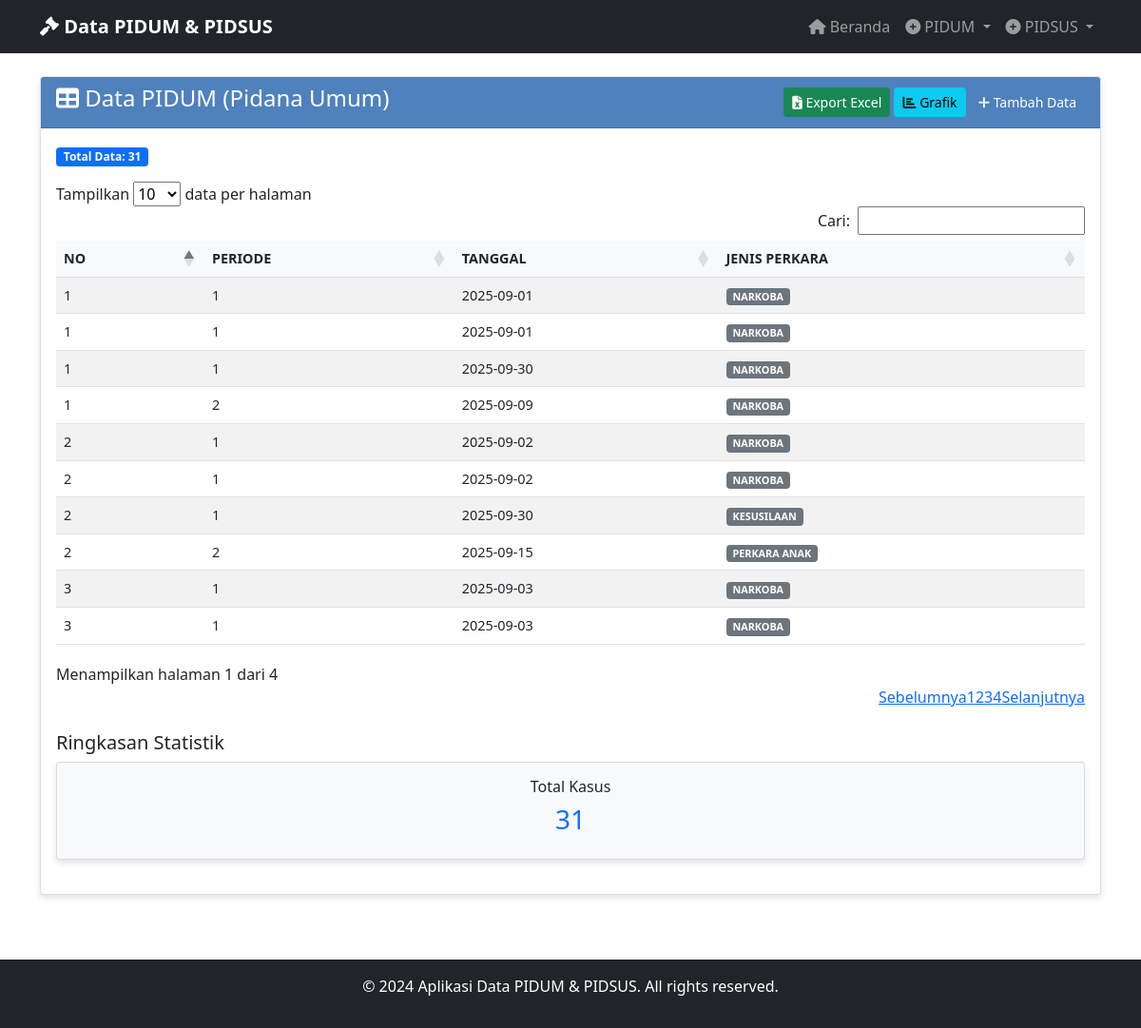
Screenshot of /view_pidum with the database file from the repository.
### tables this page shows
CREATE TABLE "pidum_data" (
                id INTEGER PRIMARY KEY AUTOINCREMENT,
                no TEXT NOT NULL,
                periode TEXT NOT NULL,
                tanggal TEXT NOT NULL,
                jenis_perkara TEXT NOT NULL,
                tahapan_penanganan TEXT NOT NULL,
                keterangan TEXT NOT NULL,
                created_at TIMESTAMP DEFAULT CURRENT_TIMESTAMP
            );

### app_with_db.py (the view)
@app.route('/view_pidum')
def view_pidum():
    data = get_pidum_data_for_export()
    return render_template('view_pidum.html', data=data)

### database.py (called while the page is built)
@contextmanager
def get_db_connection():
    conn = sqlite3.connect(DATABASE_PATH)
    conn.row_factory = sqlite3.Row
    try:
        yield conn
    finally:
        conn.close()

def get_all_pidum_data():
    with get_db_connection() as conn:
        cursor = conn.cursor()
        cursor.execute('SELECT * FROM pidum_data ORDER BY created_at DESC')
        rows = cursor.fetchall()
        return [dict(row) for row in rows]

def get_pidum_data_for_export():
    data = get_all_pidum_data()
    export_data = []
    for row in data:
        export_data.append({
            'NO': row['no'],
            'PERIODE': row['periode'],
            'TANGGAL': row['tanggal'],
            'JENIS PERKARA': row['jenis_perkara'],
            'TAHAPAN PENANGANAN': row['tahapan_penanganan'],
            'KETERANGAN': row['keterangan']
        })
    return export_data

### templates/view_pidum.html (shortened to what this page needs)
{% extends "base.html" %}
{% block content %}
<div class="row">
    <div class="col-md-12">
        <div class="card">
            <div class="card-header d-flex justify-content-between align-items-center">
                <h4><i class="fas fa-table"></i> Data PIDUM (Pidana Umum)</h4>
                <div>
                    <a href="{{ url_for('export_pidum_excel') }}" class="btn btn-success btn-sm">
                        <i class="fas fa-file-excel"></i> Export Excel
                    </a>
                    <a href="{{ url_for('pidum_charts') }}" class="btn btn-info btn-sm">
                        <i class="fas fa-chart-bar"></i> Grafik
                    </a>
                    <a href="{{ url_for('input_pidum') }}" class="btn btn-primary btn-sm">
                        <i class="fas fa-plus"></i> Tambah Data
                    </a>
                </div>
            </div>
            <div class="card-body">
                {% if data %}
                    <div class="mb-3">
                        <span class="badge bg-primary">Total Data: {{ data|length }}</span>
                    </div>
                    <div class="table-responsive">
                        <table class="table table-striped table-hover" id="pidumTable">
                            <thead>
                                <tr>
                                    <th>NO</th>
                                    <th>PERIODE</th>
                                    <th>TANGGAL</th>
                                    <th>JENIS PERKARA</th>
                                </tr>
                            </thead>
                            <tbody>
                                {% for item in data %}
                                <tr>
                                    <td>{{ item.NO }}</td>
                                    <td>{{ item.PERIODE }}</td>
                                    <td>{{ item.TANGGAL }}</td>
                                    <td>
                                        <span class="badge bg-secondary">{{ item['JENIS PERKARA'] }}</span>
                                    </td>
                                </tr>
                                {% endfor %}
                            </tbody>
                        </table>
                    </div>
                    <div class="row mt-4">
                        <div class="col-md-12">
                            <h5>Ringkasan Statistik</h5>
                            <div class="row">
                                <div class="col-md-12">
                                    <div class="card bg-light">
                                        <div class="card-body text-center">
                                            <h6>Total Kasus</h6>
                                            <h3 class="text-primary">{{ data|length }}</h3>
                                        </div>
                                    </div>
                                </div>
                            </div>
                        </div>
                    </div>
                {% endif %}
            </div>
        </div>
    </div>
</div>
{% block scripts %}
<link href="https://cdn.datatables.net/1.11.5/css/dataTables.bootstrap5.min.css" rel="stylesheet">
{% endblock %}
{% endblock %}

### templates/base.html (style rules this page uses)
.card { box-shadow: 0 4px 6px rgba(0, 0, 0, 0.1); margin-bottom: 20px; }
.card-header { background-color: #4F81BD; color: white; font-weight: bold; }
.btn-primary { background-color: #4F81BD; border-color: #4F81BD; }
.table { font-size: 0.9rem; }
.table th { background-color: #f8f9fa; font-weight: bold; }

### rows the page displays
pidum_data: NO "1", PERIODE "1", TANGGAL "2025-09-01", jenis_perkara "NARKOBA"
pidum_data: NO "2", PERIODE "1", TANGGAL "2025-09-02", jenis_perkara "NARKOBA"
pidum_data: NO "3", PERIODE "1", TANGGAL "2025-09-03", jenis_perkara "NARKOBA"
pidum_data: NO "1", PERIODE "1", TANGGAL "2025-09-01", jenis_perkara "NARKOBA"
pidum_data: NO "2", PERIODE "1", TANGGAL "2025-09-02", jenis_perkara "NARKOBA"
pidum_data: NO "3", PERIODE "1", TANGGAL "2025-09-03", jenis_perkara "NARKOBA"
pidum_data: NO "1", PERIODE "1", TANGGAL "2025-09-30", jenis_perkara "NARKOBA"
pidum_data: NO "2", PERIODE "1", TANGGAL "2025-09-30", jenis_perkara "KESUSILAAN"
pidum_data: NO "2", PERIODE "2", TANGGAL "2025-09-15", jenis_perkara "PERKARA ANAK"
pidum_data: NO "1", PERIODE "2", TANGGAL "2025-09-09", jenis_perkara "NARKOBA"

### other values shown
{{ data|length }} "31"
